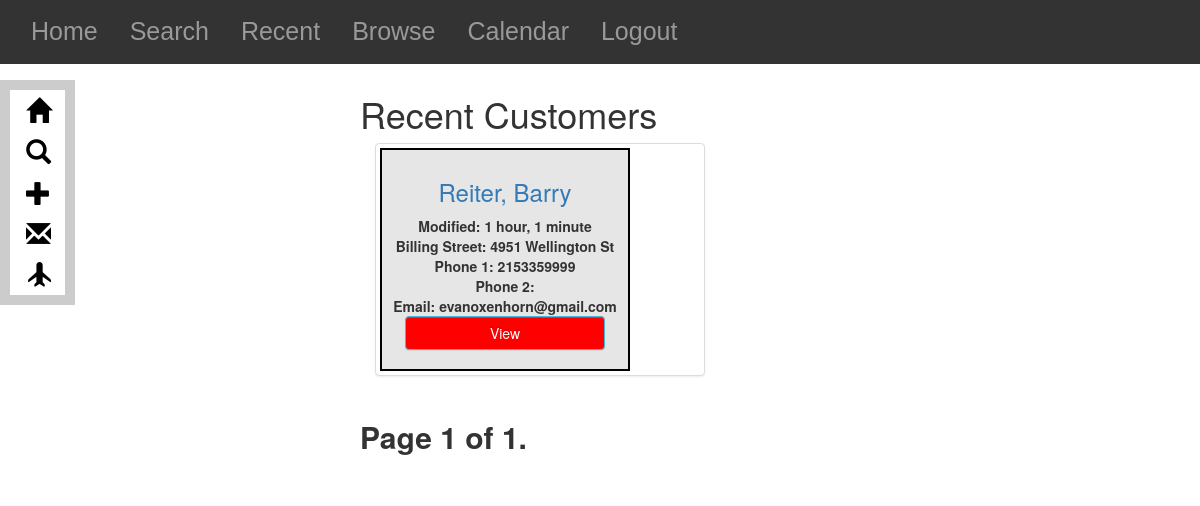
Screenshot of /customers/customer_browse/ with the database file from the repository.
### Customers/models.py (models this page shows, shortened)
class Customer(models.Model):
    user = models.ForeignKey(settings.AUTH_USER_MODEL, default=1)
    modified_by=models.CharField(max_length=50,default=1)
    firstName = models.CharField(max_length=20)
    lastName = models.CharField(max_length=20)
    fullName = models.CharField(max_length=50, blank=True)
    billStreet = models.CharField(max_length=25)
    billCity = models.CharField(max_length=20)
    billState = models.CharField(max_length=2)
    billZip = models.CharField(max_length=5)
    latlng = models.CharField(blank=True, max_length=100, default = '')
    lat = models.FloatField(blank=True,max_length=100, default = '')
    lng = models.FloatField(blank=True, max_length=100, default='')
    phone1 = models.CharField(max_length=20)
    phone2 = models.CharField(max_length=20, blank=True)
    email = models.EmailField(max_length=50, blank=True)
    source = models.CharField(choices=SOURCE_CHOICES, max_length=20, default=NOTAPP)
    created = models.DateTimeField(auto_now=False, auto_now_add=True)
    modified = models.DateTimeField(auto_now=True, auto_now_add=False)
    def get_absolute_url(self):
        return reverse("customers:customer_detail", kwargs={"id": self.id})
    class Meta:
        ordering = ["-created", "-modified"]

### Customers/views.py (the view)
def customer_browse(request):
    queryset_list = Customer.objects.all().order_by('lastName', 'firstName')
    paginator = Paginator(queryset_list, 25) # show 25 customers per page
    page_request_var = "page"
    page = request.GET.get(page_request_var)
    try:
        queryset = paginator.page(page)
    except PageNotAnInteger:
        queryset = paginator.page(1)
    except EmptyPage:
        queryset = paginator.page(paginator.num_pages)
    context = {
            "title":"Recent Customers",
            "object_list": queryset,
            "page_request_var":page_request_var,
        }
    return render(request, "customer_list.html", context)

### Customers/templates/customer_list.html (shortened to what this page needs)
{% extends "base.html" %}
{% block content %}
<h1>{{ title }}</h1>
<div class="customer_list_div">
    {% for obj in object_list %}
    <div class="customer-list-object">
        <div class="col-md-8">
            <div class="thumbnail">
                <div class="caption">
                    <h3><a href="{{ obj.get_absolute_url}}">{{obj.lastName}}, {{obj.firstName}}</a></h3>
                    <strong>Modified: {{ obj.modified|timesince }}<br/>
                    <strong>Billing Street:</strong> {{obj.billStreet}}<br/>
                    <strong>Phone 1:</strong> {{obj.phone1}}<br/>
                    <strong>Phone 2:</strong>{{obj.phone2}}<br/>
                    <strong>Email:</strong> {{obj.email}}<br/>
                    <p><a href="{{ obj.get_absolute_url }}" class="btn btn-info" id="btnViewCustomer" role="button">View</a></p>
                </div>
            </div>
        </div>
    </div>
    {% endfor %}
    <div>
<div class="pagination col-md-8">
    <span class="step-links">
        <span class="current">
            Page {{ object_list.number }} of {{ object_list.paginator.num_pages }}.
        </span>
    </span>
</div>
</div>
</div>
{% endblock content %}

### static/css/base.css (style rules this page uses)
h1 { color:#777777; }
h3 { style:italic; }
.thumbnail div { background-color:#e6e6e6; text-align:center; width:250px; border-style: solid; border-width: 2px; border-color: black; }
.customer-list-object { draggable: true; }
#btnViewCustomer { width:200px; background-color:red; }
.current { font-size:30px; }

### rows the page displays
Customer: lastName "Reiter", firstName "Barry", modified "1 hour, 1 minute", billStreet "4951 Wellington St", phone1 "2153359999", email "evanoxenhorn@gmail.com"

### other values shown
{{ title }} "Recent Customers"
{{ object_list.number }} "1"
{{ object_list.paginator.num_pages }} "1"
